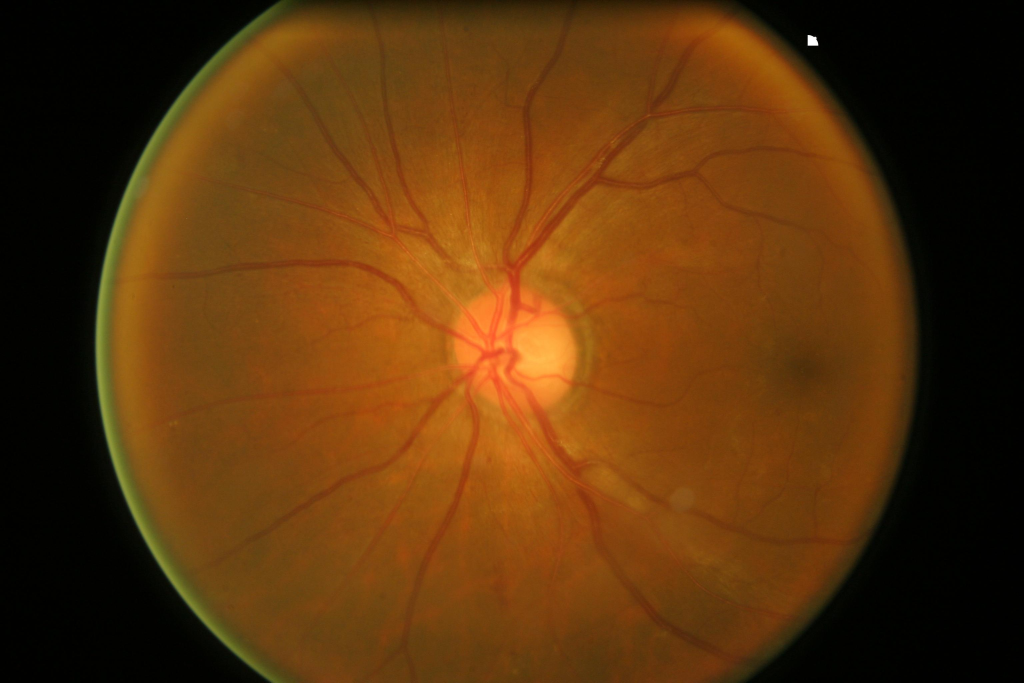
#> input picture model/RETFound/dataset/test/glaucoma/598.jpg, 3072 x 2048 px (shown at 1/3 size)
$ python -i engine.py   (imports and definitions only)
#> lines starting #> are read from the running program, lines starting #| are printed output that depends on the picture; after the words box and inside, x2 and y2 are one past the last pixel; in counts of white or black regions, pixels touching at a corner belong together
#> further down, picture is the input picture: shape (2048, 3072, 3); mean B, G, R 12.2, 52, 91.7
"""
Image Stitching Engine — Retinal Edition (Fixed)
=================================================
Key fixes over original:
  1. Circular-mask extraction  — black backgrounds are never blended, only valid
     retinal pixels participate in compositing.
  2. Feather / distance-weighted blending — smooth seams without dark rectangles.
  3. Proper alpha accumulation using float32 weight maps instead of integer counters.
  4. Vessel-enhanced SIFT kept for robust feature detection on retinal texture.
"""

import base64
import cv2
import numpy as np


# ─── Utility ─────────────────────────────────────────────────────────────────

# [6 lines left out: function decode_base64_image, not called in this run]


# ─── Mask Helpers ─────────────────────────────────────────────────────────────

def _extract_retinal_mask(img: np.ndarray) -> np.ndarray:
    """
    Return a binary mask of the illuminated retinal disc, ignoring the
    black circular border that fundus cameras produce.

    Strategy:
      • Convert to grayscale, threshold out near-black pixels.
      • Find the largest connected component (the retinal disc).
      • Optionally erode slightly to avoid blending fringe edge pixels.
    """
    gray = cv2.cvtColor(img, cv2.COLOR_BGR2GRAY)
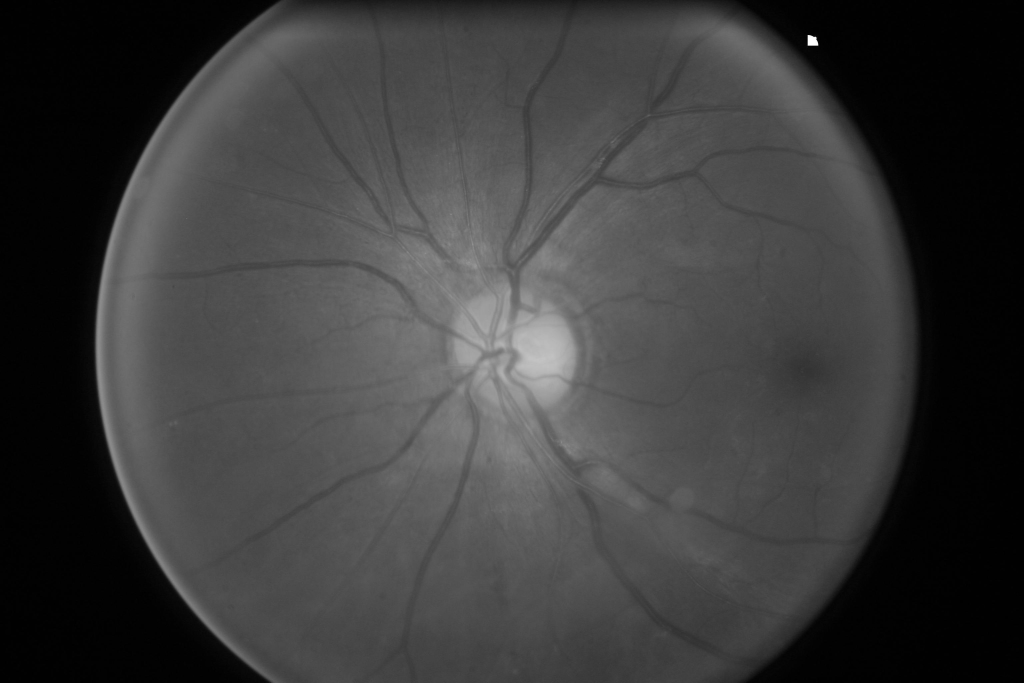
#> gray: shape (2048, 3072) (shown at 1/3 size); min 0, max 255, mean 59.3

    # Threshold: pixels brighter than ~15/255 are considered retinal content
    _, binary = cv2.threshold(gray, 15, 255, cv2.THRESH_BINARY)
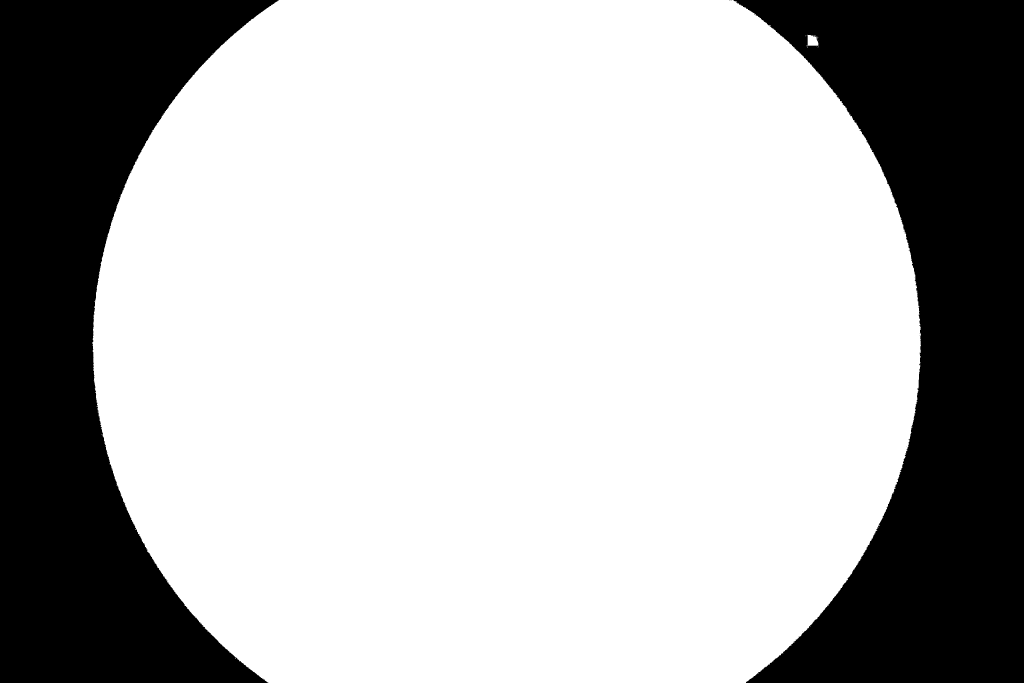
#> binary: shape (2048, 3072) (shown at 1/3 size); 70.3% white; 15 black regions (13 under 20 px), largest, box (x1, y1, x2, y2) and area: (2200, 0, 3072, 2048) 965026, (0, 0, 837, 2048) 901013

    # Keep only the largest connected component
    n_labels, labels, stats, _ = cv2.connectedComponentsWithStats(binary, connectivity=8)
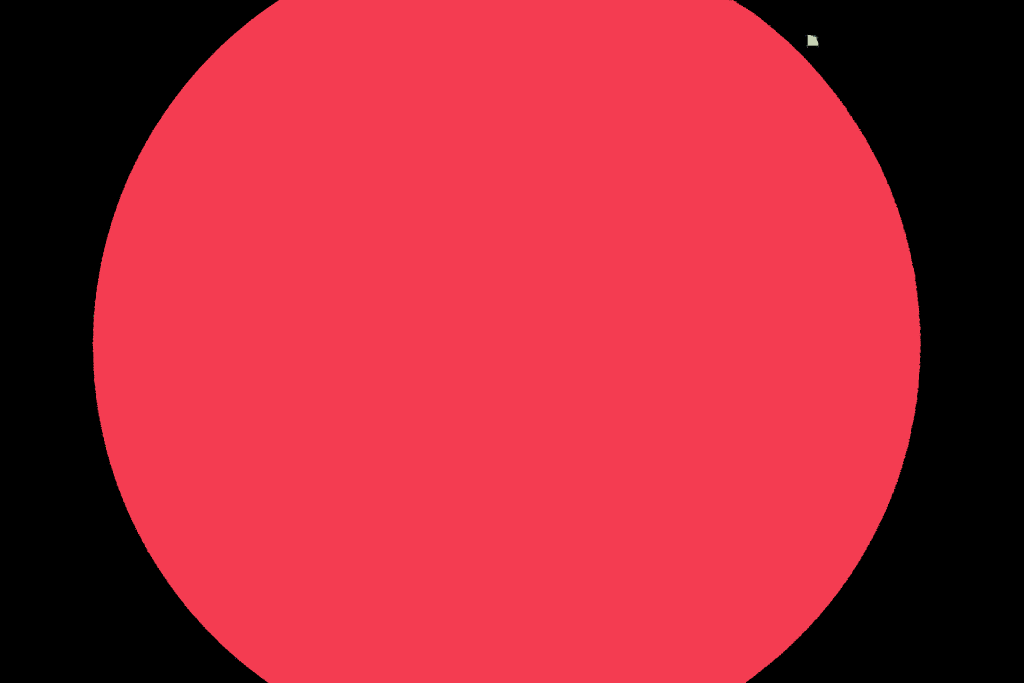
#> labels: shape (2048, 3072) int32 (shown at 1/3 size); 38 distinct labels, from 0 to 37; one colour per label, 0 black
#> n_labels = 38; stats = 38 rows, first 6: [0, 0, 3072, 2048, 1866059], [277, 0, 2486, 2048, 4424460], [2419, 105, 1, 1, 1], [2421, 104, 34, 36, 875], [2438, 105, 1, 1, 1], [2442, 105, 5, 2, 5]
    if n_labels < 2:
        return binary  # fallback: return raw threshold

    # Label 0 is background; find the largest foreground component
    largest_label = 1 + np.argmax(stats[1:, cv2.CC_STAT_AREA])
#> largest_label = 1
    mask = np.where(labels == largest_label, np.uint8(255), np.uint8(0))
#> mask: shape (2048, 3072); 70.3% white; 15 black regions (13 under 20 px), largest, box (x1, y1, x2, y2) and area: (2200, 0, 3072, 2048) 965940, (0, 0, 837, 2048) 901036

    # Slight erosion to pull away from the hard circular edge
    kernel = cv2.getStructuringElement(cv2.MORPH_ELLIPSE, (9, 9))
    mask = cv2.erode(mask, kernel, iterations=1)
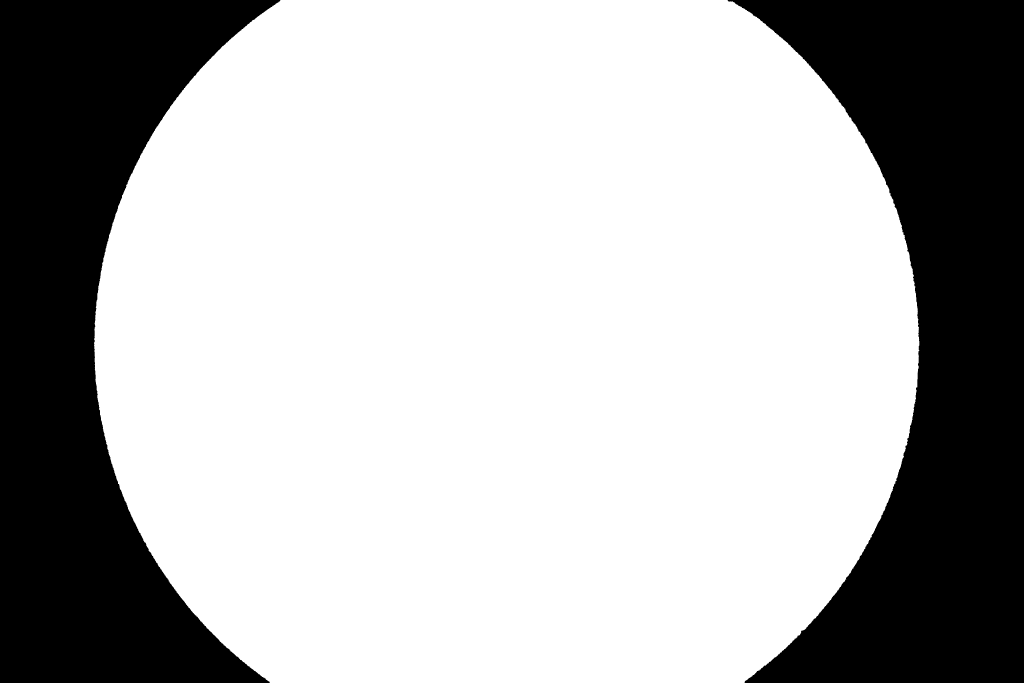
#> mask: shape (2048, 3072) (shown at 1/3 size); 70% white; 2 black regions, box (x1, y1, x2, y2) and area: (2183, 0, 3072, 2048) 976997, (0, 0, 841, 2048) 911582
    return mask


# [197 lines left out: functions _feather_weight_map, retina_preprocess, retina_enhance_vessels, retina_detect_features, retina_match_features, retina_compute_homography and 2 more, not called in this run]

>>> import cv2
>>> picture = cv2.imread('../../model/RETFound/dataset/test/glaucoma/598.jpg')
>>> result = _extract_retinal_mask(picture)

$ run again, on model/RETFound/dataset/test/glaucoma/600.jpg
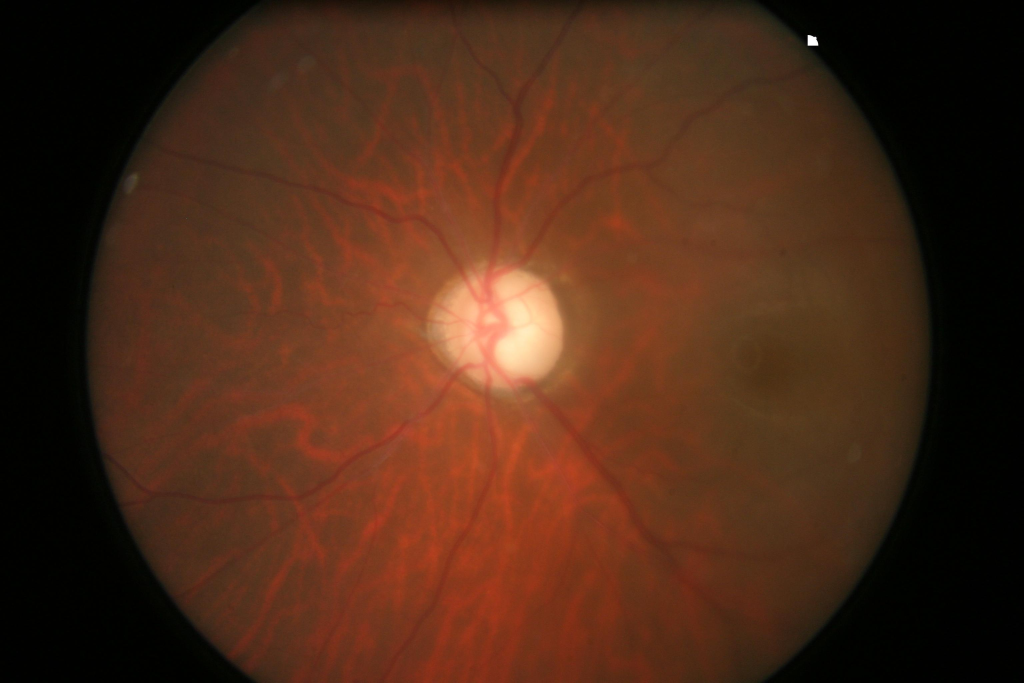
#> input picture model/RETFound/dataset/test/glaucoma/600.jpg, 3072 x 2048 px (shown at 1/3 size)
#> picture is the input picture: shape (2048, 3072, 3); mean B, G, R 23.6, 41.7, 76
#> binary: shape (2048, 3072); 72.5% white; 43 black regions (39 under 20 px), largest, box (x1, y1, x2, y2) and area: (2252, 0, 3072, 2048) 885673, (0, 0, 806, 2048) 845175, (806, 0, 846, 10) 161, (856, 0, 867, 4) 24
#> in _extract_retinal_mask, `n_labels, labels, stats, _ = cv2.connectedComponentsWithStats(binary, ..`:
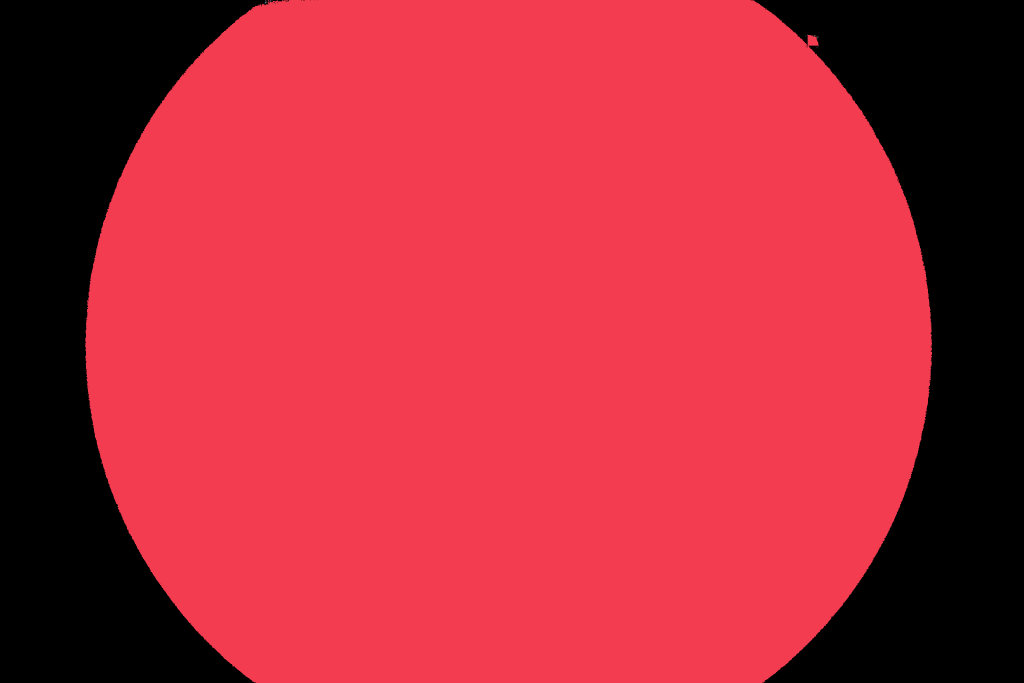
#> labels: shape (2048, 3072) int32 (shown at 1/3 size); 29 distinct labels, from 0 to 28; one colour per label, 0 black
#> n_labels = 29; stats = 29 rows, first 6: [0, 0, 3072, 2048, 1731116], [255, 0, 2542, 2048, 4560279], [795, 2, 4, 2, 6], [800, 3, 1, 2, 2], [810, 2, 4, 2, 8], [795, 7, 4, 3, 9]
#> largest_label = 1
#> in _extract_retinal_mask, `mask = cv2.erode(mask, kernel, iterations=1)`:
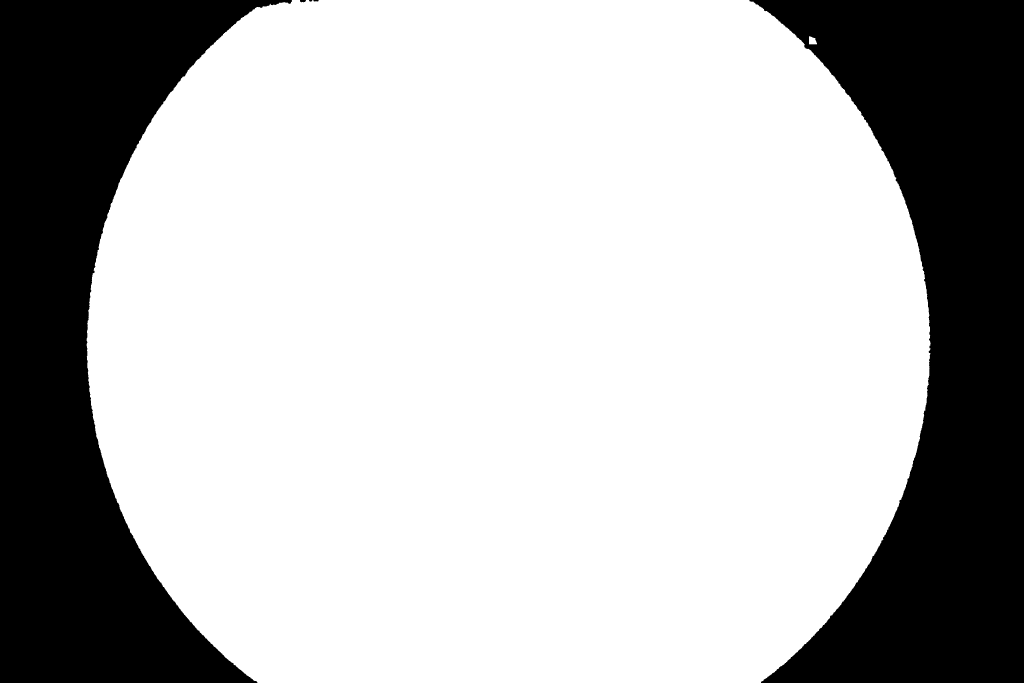
#> mask: shape (2048, 3072) (shown at 1/3 size); 72.1% white; 5 black regions, box (x1, y1, x2, y2) and area: (2248, 0, 3072, 2048) 897220, (0, 0, 876, 2048) 856793, (900, 0, 918, 7) 103, (940, 0, 956, 5) 62, (927, 0, 937, 5) 38

$ run again, on model/RETFound/dataset/test/glaucoma/601.jpg
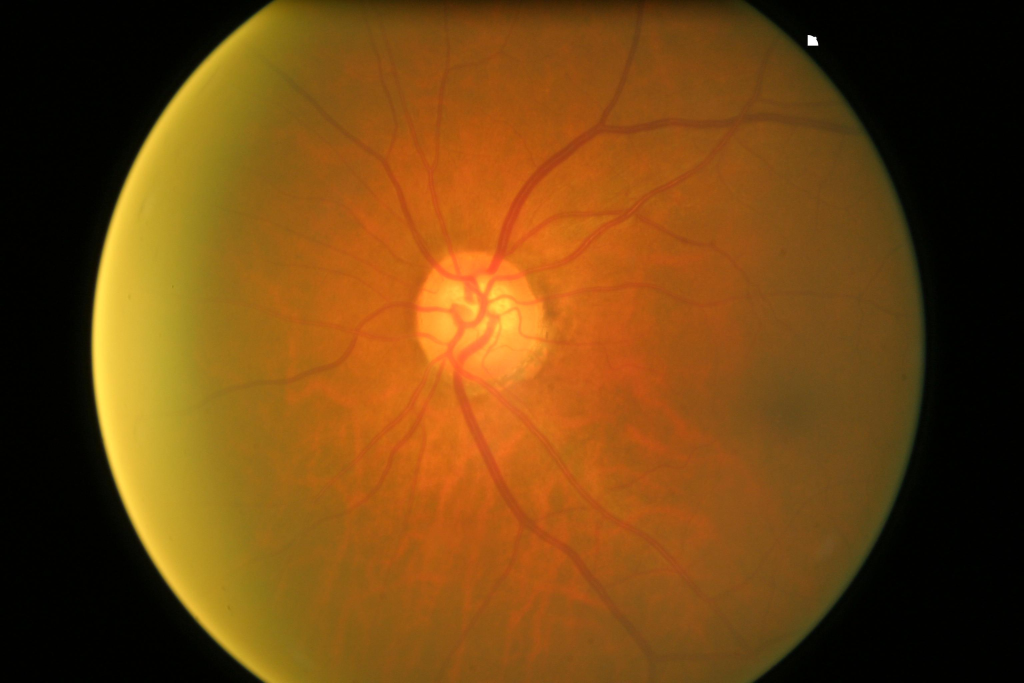
#> input picture model/RETFound/dataset/test/glaucoma/601.jpg, 3072 x 2048 px (shown at 1/3 size)
#> picture is the input picture: shape (2048, 3072, 3); mean B, G, R 17.9, 69.7, 114
#> binary: shape (2048, 3072); 71.5% white; 10 black regions (8 under 20 px), largest, box (x1, y1, x2, y2) and area: (2235, 0, 3072, 2048) 922221, (0, 0, 815, 2048) 869267
#> in _extract_retinal_mask, `n_labels, labels, stats, _ = cv2.connectedComponentsWithStats(binary, ..`:
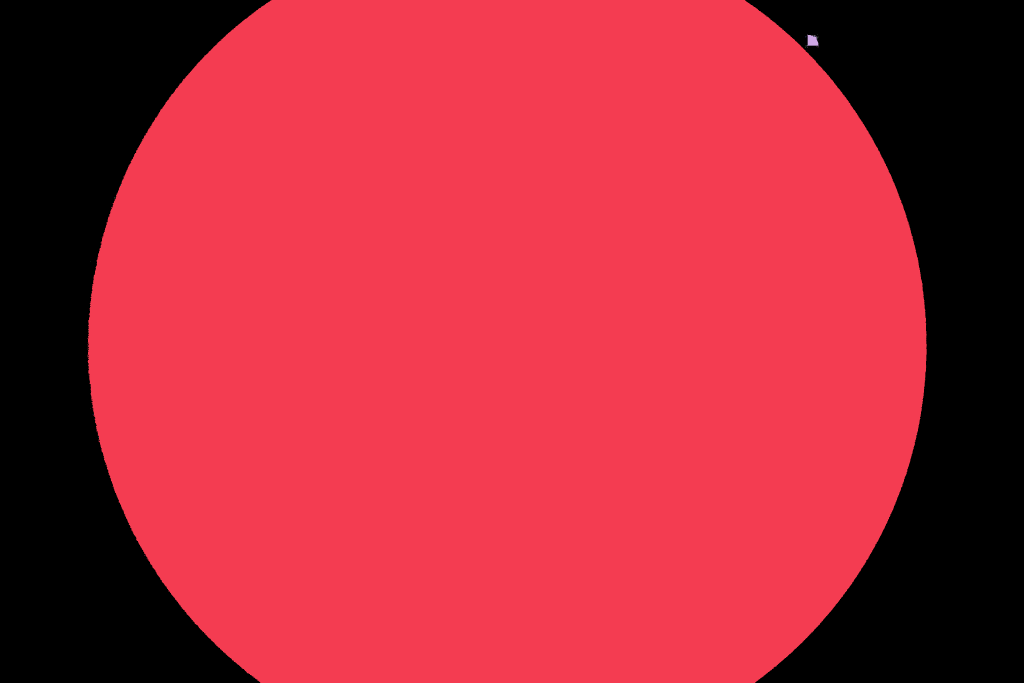
#> labels: shape (2048, 3072) int32 (shown at 1/3 size); 41 distinct labels, from 0 to 40; one colour per label, 0 black
#> n_labels = 41; stats = 41 rows, first 6: [0, 0, 3072, 2048, 1791514], [262, 0, 2518, 2048, 4498995], [2420, 104, 36, 35, 878], [2438, 105, 1, 1, 1], [2442, 105, 5, 2, 6], [2452, 104, 1, 1, 1]
#> largest_label = 1
#> in _extract_retinal_mask, `mask = cv2.erode(mask, kernel, iterations=1)`:
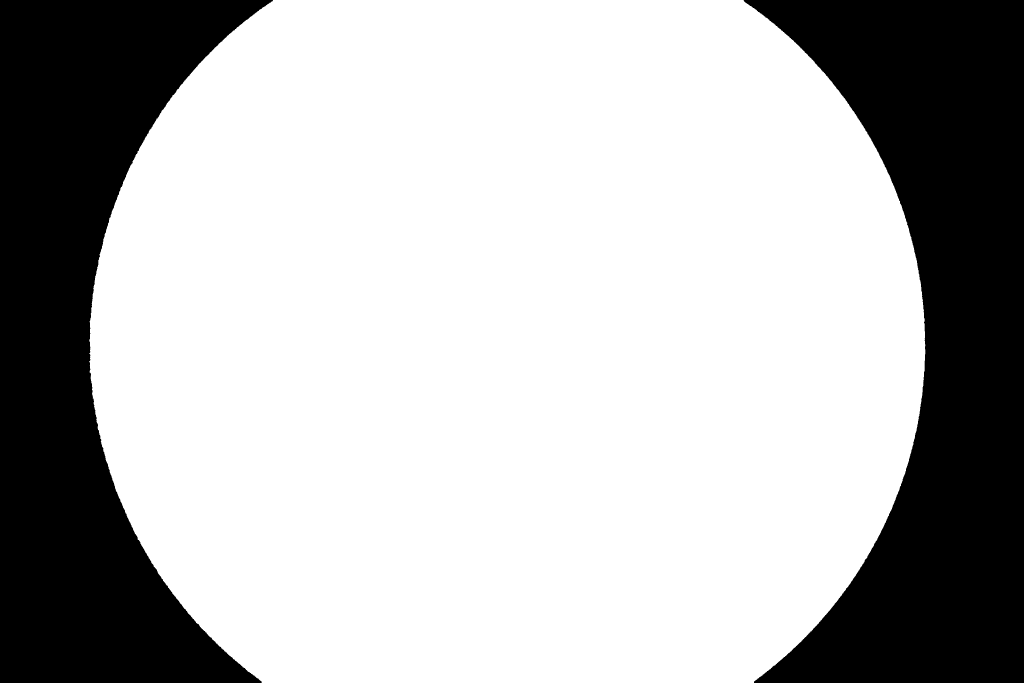
#> mask: shape (2048, 3072) (shown at 1/3 size); 71.2% white; 2 black regions, box (x1, y1, x2, y2) and area: (2231, 0, 3072, 2048) 933289, (0, 0, 819, 2048) 880043
